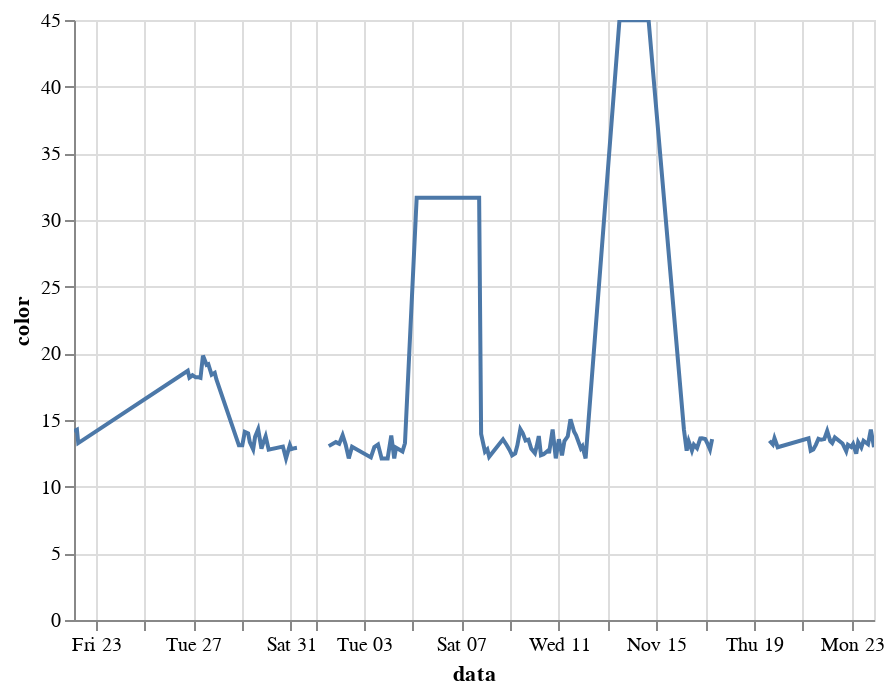

The notebook cell this image was saved under:
### Code cell
alt.Chart(df).mark_line().encode(
    x='data:T',
    y='color:Q'
).interactive()

### Figure 1 — Vega-Lite specification as saved in the notebook (floating-point values rounded to 4 significant figures; data arrays with more than 128 entries replaced by an {"elided": "..."} marker saying what was removed)
{"config": {"view": {"continuousWidth": 400, "continuousHeight": 300}}, "data": {"name": "data-400d025d08308b6cfda090908db8f513"}, "mark": "line", "encoding": {"x": {"type": "temporal", "field": "data"}, "y": {"type": "quantitative", "field": "color"}}, "selection": {"selector006": {"type": "interval", "bind": "scales", "encodings": ["x", "y"]}}, "$schema": "https://vega.github.io/schema/vega-lite/v4.8.1.json", "datasets": {"data-400d025d08308b6cfda090908db8f513": {"elided": "180 records"}}}
